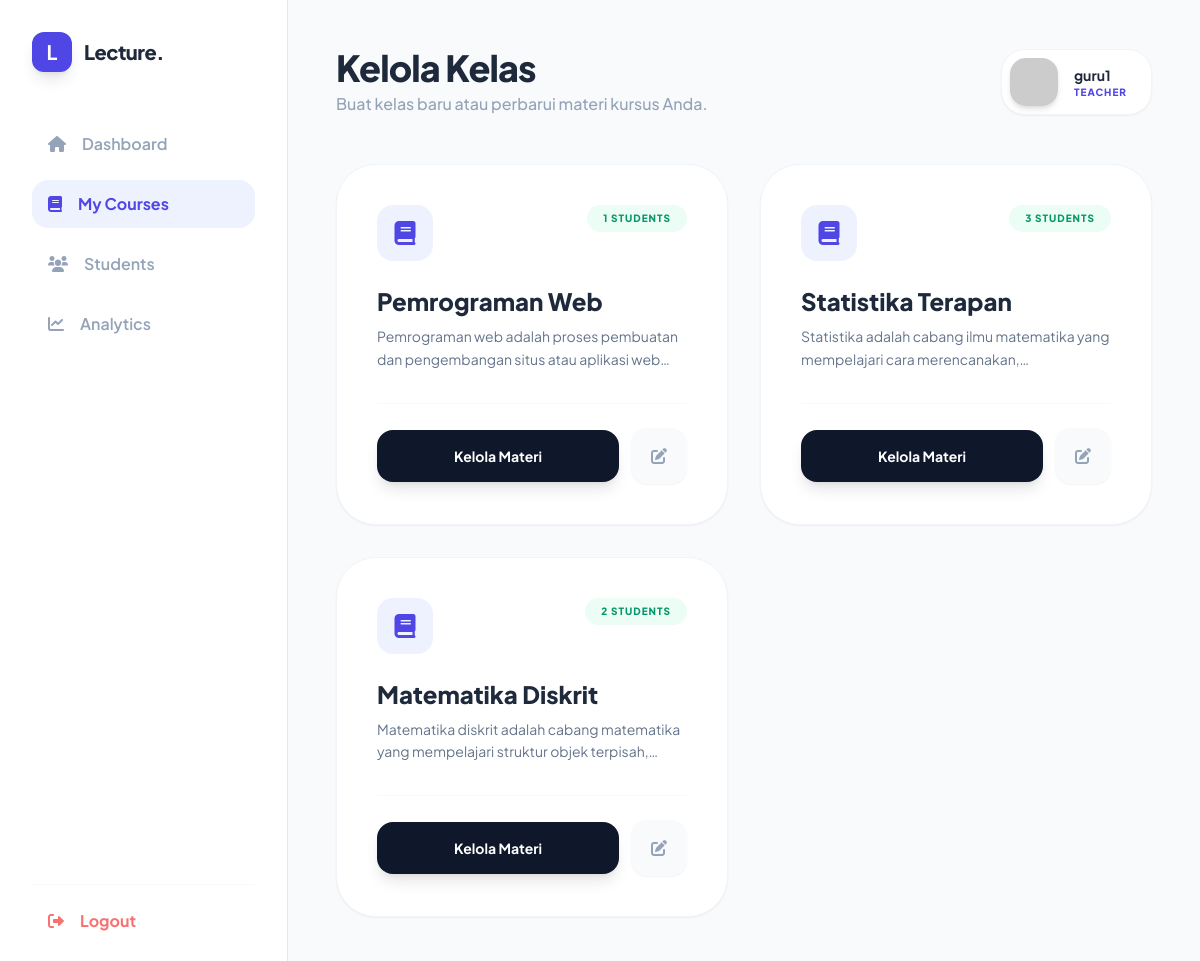
The page /course_teacher.php (signed in) on the database its author committed.
### tables this page shows
CREATE TABLE `courses` (
  `id` int(11) NOT NULL,
  `teacher_id` int(11) DEFAULT NULL,
  `title` varchar(100) NOT NULL,
  `class_code` varchar(10) DEFAULT NULL,
  `description` text DEFAULT NULL
);

### course_teacher.php (the view, shortened to what this page needs)
<?php
include 'koneksi.php';
$teacher_id = $_SESSION['user_id'];
$username = $_SESSION['username'];
$query = "SELECT c.*, COUNT(e.id) as total_students
          FROM courses c
          LEFT JOIN enrollments e ON c.id = e.course_id
          WHERE c.teacher_id = '$teacher_id'
          GROUP BY c.id
          ORDER BY c.id DESC";
$result = mysqli_query($conn, $query);
?>
<!DOCTYPE html>
<html lang="en">
<head>
    <script src="https://cdn.tailwindcss.com"></script>
    <link href="https://cdnjs.cloudflare.com/ajax/libs/font-awesome/6.0.0/css/all.min.css" rel="stylesheet">
</head>
<body class="flex min-h-screen">
    <aside class="w-72 bg-white border-r border-slate-200 hidden md:flex flex-col p-8 fixed h-full">
        <div class="flex items-center gap-3 mb-12">
            <div class="w-10 h-10 bg-indigo-600 rounded-xl flex items-center justify-center text-white font-bold text-xl shadow-lg">L</div>
            <span class="text-xl font-extrabold tracking-tight text-slate-800">Lecture.</span>
        </div>
        <nav class="space-y-3 flex-1">
            <a href="dashboard_teacher.php" class="flex items-center gap-4 text-slate-400 hover:text-indigo-600 hover:bg-indigo-50 px-4 py-3 rounded-2xl font-semibold transition">
                <i class="fa-solid fa-house"></i> Dashboard
            </a>
            <a href="courses_teacher.php" class="flex items-center gap-4 text-indigo-600 bg-indigo-50 px-4 py-3 rounded-2xl font-bold transition">
                <i class="fa-solid fa-book"></i> My Courses
            </a>
            <a href="students.php" class="flex items-center gap-4 text-slate-400 hover:text-indigo-600 hover:bg-indigo-50 px-4 py-3 rounded-2xl font-semibold transition">
                <i class="fa-solid fa-users"></i> Students
            </a>
            <a href="analytics.php" class="flex items-center gap-4 text-slate-400 hover:text-indigo-600 hover:bg-indigo-50 px-4 py-3 rounded-2xl font-semibold transition">
                <i class="fa-solid fa-chart-line"></i> Analytics
            </a>
        </nav>
        <a href="logout.php" class="flex items-center gap-4 text-red-400 hover:text-red-500 font-bold border-t border-slate-50 pt-6 px-4">
            <i class="fa-solid fa-right-from-bracket"></i> Logout
        </a>
    </aside>
    <main class="flex-1 md:ml-72 p-8 md:p-12">
        <header class="flex flex-col md:flex-row md:items-center justify-between gap-6 mb-12">
            <div>
                <h1 class="text-4xl font-black text-slate-800 tracking-tight">Kelola Kelas</h1>
                <p class="text-slate-400 font-medium mt-1">Buat kelas baru atau perbarui materi kursus Anda.</p>
            </div>
            <div class="flex items-center gap-4 bg-white p-2 pr-6 rounded-3xl border border-slate-100 shadow-sm">
                <img src="https://ui-avatars.com/api/?name=<?php echo $username; ?>&background=4f46e5&color=fff" class="w-12 h-12 rounded-2xl shadow-md">
                <div>
                    <p class="text-sm font-bold text-slate-800"><?php echo $username; ?></p>
                    <p class="text-[10px] font-black text-indigo-600 uppercase tracking-widest">Teacher</p>
                </div>
            </div>
        </header>
        <div class="grid grid-cols-1 lg:grid-cols-2 gap-8">
            <?php if(mysqli_num_rows($result) > 0): ?>
                <?php while($row = mysqli_fetch_assoc($result)): ?>
                <div class="bg-white rounded-[40px] border border-slate-100 shadow-sm overflow-hidden group hover:shadow-2xl hover:shadow-indigo-100/50 transition-all duration-300">
                    <div class="p-8 md:p-10">
                        <div class="flex justify-between items-start mb-6">
                            <div class="w-14 h-14 bg-indigo-50 text-indigo-600 rounded-2xl flex items-center justify-center text-2xl group-hover:bg-indigo-600 group-hover:text-white transition-colors duration-300">
                                <i class="fa-solid fa-book"></i>
                            </div>
                            <span class="bg-emerald-50 text-emerald-600 px-4 py-1.5 rounded-full text-[10px] font-black uppercase tracking-widest">
                                <?php echo $row['total_students']; ?> Students
                            </span>
                        </div>
                        <h3 class="text-2xl font-extrabold text-slate-800 mb-2 group-hover:text-indigo-600 transition-colors"><?php echo $row['title']; ?></h3>
                        <p class="text-slate-500 line-clamp-2 text-sm leading-relaxed mb-8">
                            <?php echo $row['description']; ?>
                        </p>
                        <div class="flex items-center gap-3 pt-6 border-t border-slate-50">
                            <a href="course_detail.php?id=<?php echo $row['id']; ?>"
                            class="flex-1 bg-slate-900 text-white text-center py-4 rounded-2xl font-bold text-sm hover:bg-indigo-600 transition shadow-lg">
                            Kelola Materi
                            </a>
                            <a href="edit_course.php?id=<?php echo $row['id']; ?>" class="w-14 h-14 bg-slate-50 text-slate-400 rounded-2xl flex items-center justify-center hover:bg-orange-50 hover:text-orange-500 transition shadow-sm">
                                <i class="fa-solid fa-pen-to-square"></i>
                            </a>
                        </div>
                    </div>
                </div>
                <?php endwhile; ?>
            <?php endif; ?>
        </div>
    </main>
</body>
</html>

### course_teacher.php (style rules this page uses)
body { font-family: 'Plus Jakarta Sans', sans-serif; background-color: #F8FAFC; }

### rows shown on the page
courses: total_students "1", title "Pemrograman Web", description "Pemrograman web adalah proses pembuatan dan pengembangan situs atau aplikasi…"
courses: total_students "3", title "Statistika Terapan", description "Statistika adalah cabang ilmu matematika yang mempelajari cara…"
courses: total_students "2", title "Matematika Diskrit", description "Matematika diskrit adalah cabang matematika yang mempelajari struktur objek…"

### other values the page prints
$username "guru1"
